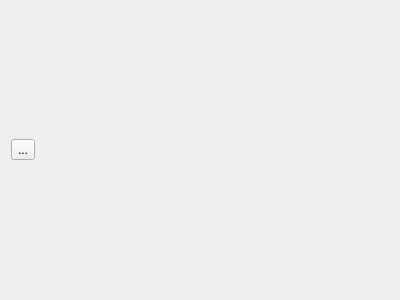
<?xml version="1.0" encoding="UTF-8"?>
<ui version="4.0">
 <class>ParentWidget</class>
 <widget class="QWidget" name="ParentWidget">
  <property name="geometry">
   <rect>
    <x>0</x>
    <y>0</y>
    <width>400</width>
    <height>300</height>
   </rect>
  </property>
  <property name="windowTitle">
   <string>Form</string>
  </property>
  <layout class="QGridLayout" name="gridLayout">
   <item row="0" column="1">
    <spacer name="horizontalSpacer">
     <property name="orientation">
      <enum>Qt::Horizontal</enum>
     </property>
     <property name="sizeHint" stdset="0">
      <size>
       <width>40</width>
       <height>20</height>
      </size>
     </property>
    </spacer>
   </item>
   <item row="0" column="0">
    <widget class="QToolButton" name="newParentBtn">
     <property name="text">
      <string>...</string>
     </property>
     <property name="icon">
      <iconset resource="../../res/stammbaum.qrc">
       <normaloff>:/icons/plus.png</normaloff>:/icons/plus.png</iconset>
     </property>
    </widget>
   </item>
  </layout>
 </widget>
 <resources>
  <include location="../../res/stammbaum.qrc"/>
 </resources>
 <connections/>
</ui>
